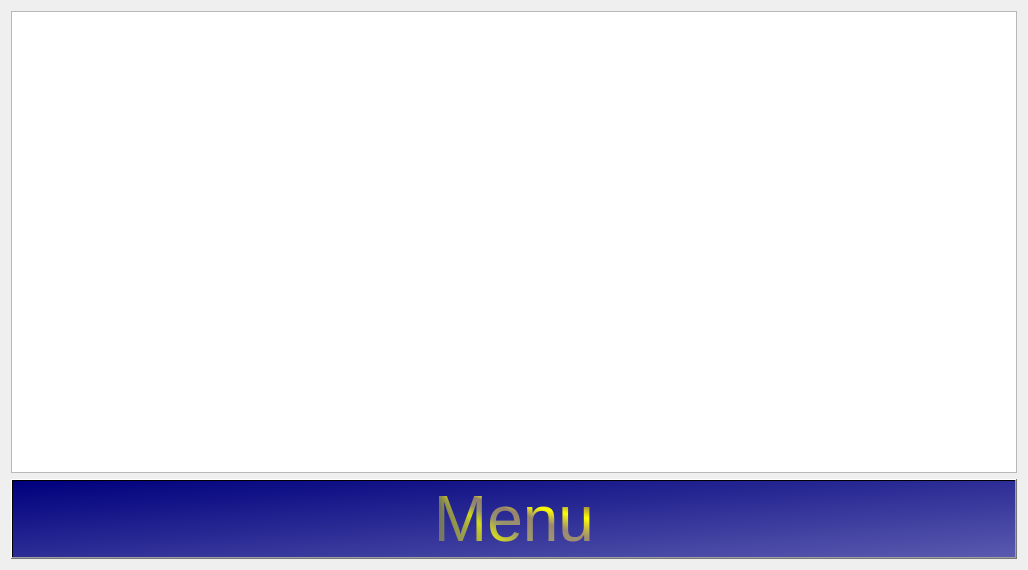
<?xml version="1.0" encoding="UTF-8"?>
<ui version="4.0">
 <class>Tilitapahtumat</class>
 <widget class="QDialog" name="Tilitapahtumat">
  <property name="geometry">
   <rect>
    <x>0</x>
    <y>0</y>
    <width>1028</width>
    <height>570</height>
   </rect>
  </property>
  <property name="windowTitle">
   <string>Dialog</string>
  </property>
  <layout class="QVBoxLayout" name="verticalLayout">
   <item>
    <widget class="QTextEdit" name="Display">
     <property name="font">
      <font>
       <pointsize>48</pointsize>
      </font>
     </property>
    </widget>
   </item>
   <item>
    <widget class="QPushButton" name="btnMenu">
     <property name="sizePolicy">
      <sizepolicy hsizetype="Preferred" vsizetype="Preferred">
       <horstretch>0</horstretch>
       <verstretch>0</verstretch>
      </sizepolicy>
     </property>
     <property name="font">
      <font>
       <pointsize>48</pointsize>
      </font>
     </property>
     <property name="styleSheet">
      <string notr="true">background-color: qlineargradient(spread:pad, x1:0, y1:0, x2:1, y2:1, stop:0 rgba(0, 0, 125, 255), stop:1 rgba(90, 90, 175, 255));
color: qconicalgradient(cx:0, cy:0, angle:135, stop:0 rgba(255, 255, 0, 69), stop:0.375 rgba(255, 255, 0, 69), stop:0.423533 rgba(251, 255, 0, 145), stop:0.45 rgba(247, 255, 0, 208), stop:0.477581 rgba(255, 244, 71, 130), stop:0.518717 rgba(255, 218, 71, 130), stop:0.55 rgba(255, 255, 0, 255), stop:0.57754 rgba(255, 203, 0, 130), stop:0.625 rgba(255, 255, 0, 69), stop:1 rgba(255, 255, 0, 69));</string>
     </property>
     <property name="text">
      <string>Menu</string>
     </property>
    </widget>
   </item>
  </layout>
 </widget>
 <resources/>
 <connections/>
</ui>
